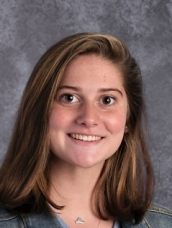
#> input picture girls/0118257.jpg, 172 x 228 px; its folder holds only this picture in this run
$ python main.py
#> lines starting #> are read from the running program, lines starting #| are printed output that depends on the picture; after the words box and inside, x2 and y2 are one past the last pixel; in counts of white or black regions, pixels touching at a corner belong together
import numpy as np
import cv2 as cv
import os

count = 0
final_images = []

face_cascade = cv.CascadeClassifier('haarcascade_frontalface_default.xml')
eye_cascade = cv.CascadeClassifier('haarcascade_eye.xml')


for file in os.listdir("girls"):
    count = count + 1

    try:

        img = cv.imread('girls/' + file)
#> img is the input picture: shape (228, 172, 3); mean B, G, R 86, 89.7, 111.2
        gray = cv.cvtColor(img, cv.COLOR_BGR2GRAY)
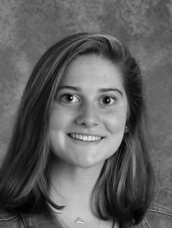
#> gray: shape (228, 172); min 0, max 230, mean 95.7

        # [11 lines of commented-out code are left out]

        blank = np.zeros([600,600],dtype=np.uint8)

        faces = face_cascade.detectMultiScale(gray, 1.3, 5)
#> faces = [[39, 59, 101, 101]]
        for (x,y,w,h) in faces:
            cv.rectangle(img,(x,y),(x+w,y+h),(255,0,0),2)
            roi_gray = gray[y:y+h, x:x+w]
            roi_color = img[y:y+h, x:x+w]
            eyes = eye_cascade.detectMultiScale(roi_gray)
            if len(eyes) == 2 and len(faces) == 1:
                ex1,ey1,ew1,eh1 = eyes[0]
                ex2,ey2,ew2,eh2 = eyes[1]


                y_offset = 230-ey1-y
                x_offset = 230-ex1-x
                if(ex2 < ex1):
                    y_offset = 230-ey2-y
                    x_offset = 230-ex2-x

                distortionfactor = 50./(abs(ex2-ex1))
                # print(distortionfactor)
                resized_image = gray #cv.resize(gray, None, fx = distortionfactor, fy = distortionfactor, interpolation = cv.INTER_CUBIC)

                blank[y_offset:y_offset+resized_image.shape[0], x_offset:x_offset+resized_image.shape[1]] = resized_image

                final_images.append(blank)
#> this loop made 1 pass
#> (x, y, w, h, ex1, ey1, ew1, eh1) on pass 1: (39, 59, 101, 101, 17, 26, 27, 27)
#> pass 1, `roi_gray = gray[y:y+h, x:x+w]`:
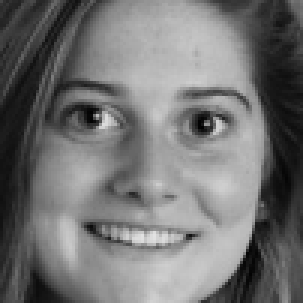
#> roi_gray: shape (101, 101) (shown 3 times larger); min 1, max 226, mean 114.7
#> pass 1, `roi_color = img[y:y+h, x:x+w]`:
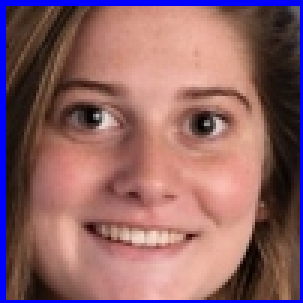
#> roi_color: shape (101, 101, 3) (shown 3 times larger); mean B, G, R 102.8, 99.3, 142.1
#> after the loop:
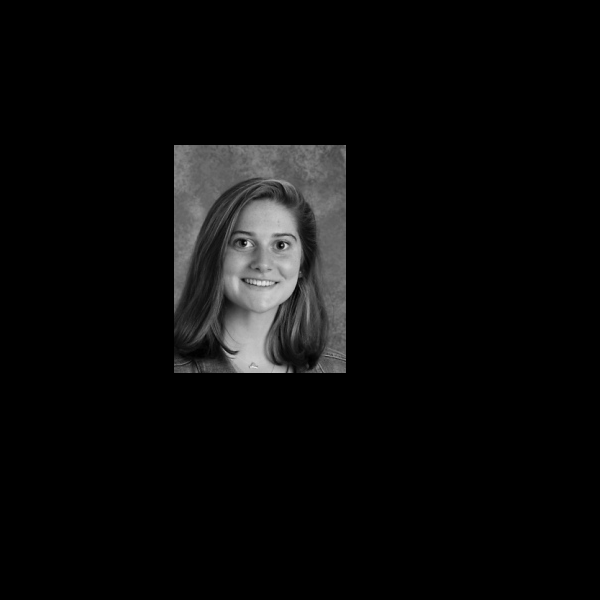
#> blank: shape (600, 600); min 0, max 230, mean 10.4
#> after the loop:
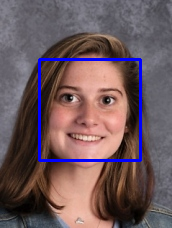
#> img: shape (228, 172, 3); 3.08% of pixels changed, all inside (x1, y1, x2, y2) = (38, 58, 142, 162)
#> after the loop, final_images = 1 item
    except:
        pass

blank_final = np.mean(final_images, axis=0)/255.

cv.imshow('img',blank_final)
cv.waitKey(0)
cv.destroyAllWindows()

$ run again, on girls/0591940.jpg
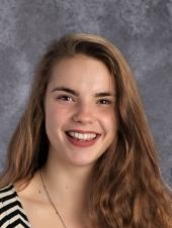
#> input picture girls/0591940.jpg, 172 x 228 px
#> img is the input picture: shape (228, 172, 3); mean B, G, R 87.1, 95.2, 118.6
#> faces = [[38, 64, 92, 92]]
#> the loop `for (x,y,w,h) in faces:` made 1 pass
#> (x, y, w, h, ex1, ey1, ew1, eh1) on pass 1: (38, 64, 92, 92, 16, 22, 25, 25)
#> pass 1, `roi_color = img[y:y+h, x:x+w]`:
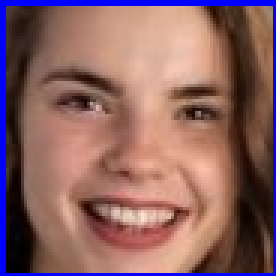
#> roi_color: shape (92, 92, 3) (shown 3 times larger); mean B, G, R 99.7, 98.6, 138.3
#> after the loop `for (x,y,w,h) in faces:`:
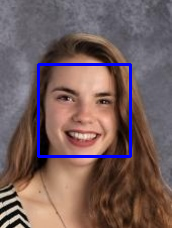
#> img: shape (228, 172, 3); 2.8% of pixels changed, all inside (x1, y1, x2, y2) = (37, 63, 132, 158)
#> after the loop `for (x,y,w,h) in faces:`: final_images = 1 item

$ run again, on girls/0595186.jpg
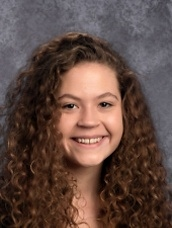
#> input picture girls/0595186.jpg, 172 x 228 px
#> img is the input picture: shape (228, 172, 3); mean B, G, R 66.7, 74.1, 96.5
#> faces = [[44, 68, 90, 90]]
#> the loop `for (x,y,w,h) in faces:` made 1 pass
#> (x, y, w, h, eyes) on pass 1: (44, 68, 90, 90, [[47, 24, 24, 24], [14, 26, 25, 25], [27, 60, 26, 26]])
#> pass 1, `roi_color = img[y:y+h, x:x+w]`:
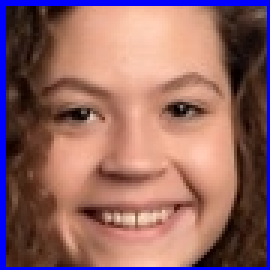
#> roi_color: shape (90, 90, 3) (shown 3 times larger); mean B, G, R 101.2, 102.4, 146.2
#> after the loop `for (x,y,w,h) in faces:`:
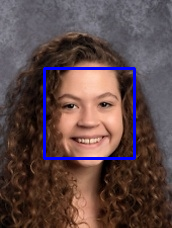
#> img: shape (228, 172, 3); 2.74% of pixels changed, all inside (x1, y1, x2, y2) = (43, 67, 136, 160)
#> after the loop `for (x,y,w,h) in faces:`: final_images = []
#> blank_final = nan

$ run again, on girls/0602029.jpg
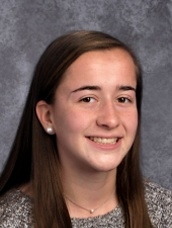
#> input picture girls/0602029.jpg, 172 x 228 px
#> img is the input picture: shape (228, 172, 3); mean B, G, R 85.9, 89.6, 111.5
#> faces = [[55, 60, 96, 96]]
#> the loop `for (x,y,w,h) in faces:` made 1 pass
#> (x, y, w, h, ex1, ey1, ew1, eh1) on pass 1: (55, 60, 96, 96, 18, 26, 28, 28)
#> pass 1, `roi_color = img[y:y+h, x:x+w]`:
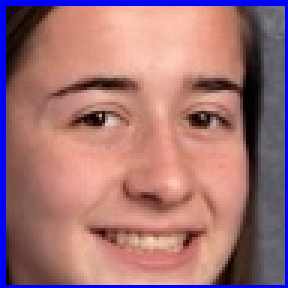
#> roi_color: shape (96, 96, 3) (shown 3 times larger); mean B, G, R 117.9, 114, 160.8
#> after the loop `for (x,y,w,h) in faces:`:
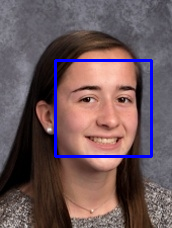
#> img: shape (228, 172, 3); 2.93% of pixels changed, all inside (x1, y1, x2, y2) = (54, 59, 153, 158)
#> after the loop `for (x,y,w,h) in faces:`: final_images = 1 item
